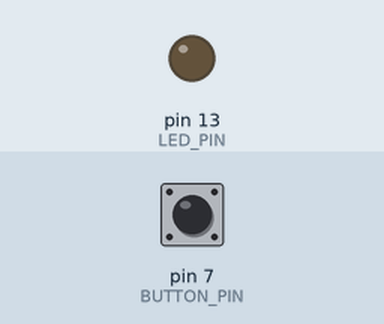
Bench run of a sketch on a simulated Arduino Uno, built with avr-gcc and run on an emulated ATmega328P. On the bench: output pins drawn as LEDs (lit = HIGH). The test bench sets the inputs (shaded band); at power-on: pin 7 (BUTTON_PIN) LOW.

Above: at 1.2 s.
1.3 s: pin 7 (BUTTON_PIN) pulled HIGH for 0.15 s
At 2.5 s:
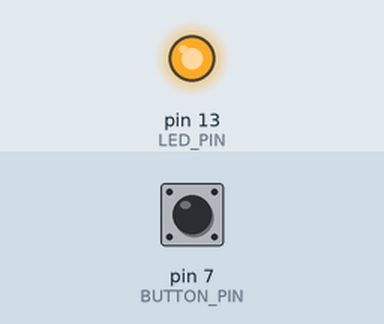
2.9 s: pin 7 (BUTTON_PIN) pulled HIGH for 1 s
At 3.8 s:
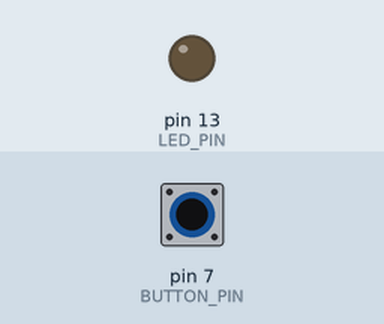
5.4 s: pin 7 (BUTTON_PIN) pulled HIGH for 3.2 s
At 5.7 s:
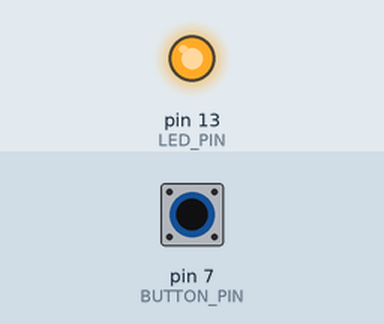
Timing chart, 0 to 8.4 s (numbered marks = the images above; inputs shaded):
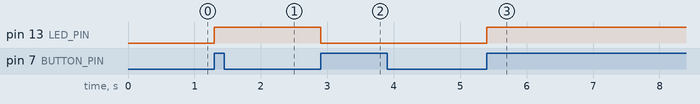

Measured:
- after the input at 1.3 s, pin 13 (LED_PIN): LOW → HIGH at once
- after the input at 2.9 s, pin 13 (LED_PIN): HIGH → LOW at once
- after the input at 5.4 s, pin 13 (LED_PIN): LOW → HIGH at once

The sketch:

SimpleButton.pde
```cpp
const unsigned int BUTTON_PIN = 7;
const unsigned int LED_PIN    = 13;

void setup(){
  pinMode(LED_PIN, OUTPUT);
  pinMode(BUTTON_PIN, INPUT);
}

int LED_STATE = LOW;
int OLD_BUTTON_STATE = LOW;

void loop(){
  const int CURRENT_BUTTON_STATE = digitalRead(BUTTON_PIN);

  if( CURRENT_BUTTON_STATE != OLD_BUTTON_STATE &&
      CURRENT_BUTTON_STATE == HIGH) {
    LED_STATE = (LED_STATE == LOW) ? HIGH : LOW;
    digitalWrite(LED_PIN, LED_STATE);
    delay(50);
  }
  OLD_BUTTON_STATE = CURRENT_BUTTON_STATE;
}
```
